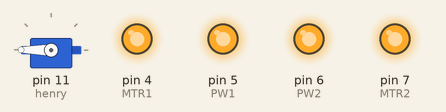
This sketch was run on a simulated Arduino Uno, built with avr-gcc and run on an emulated ATmega328P. On the bench: servo, output pins drawn as LEDs (lit = HIGH).

Above: at 0.05 s.
At 1.95 s:
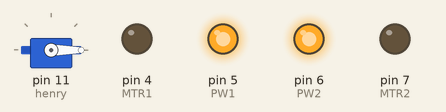
At 2.95 s:
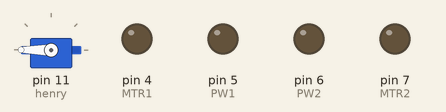
At 3.95 s:
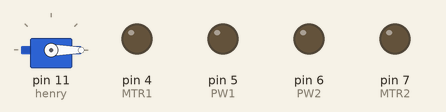
At 5.95 s:
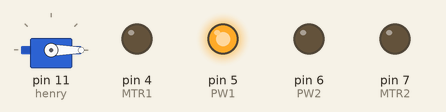
At 7.95 s:
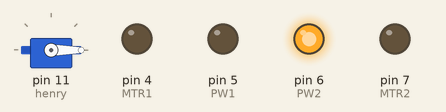
Timing chart, 0 to 10.4 s (numbered marks = the images above):
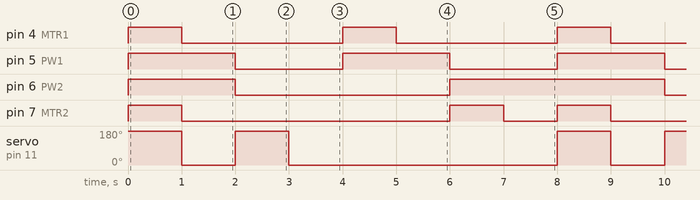

Measured:
- by itself, pin 4 (MTR1): alternates HIGH for 1.0 s and LOW for 3.0 s
- by itself, pin 5 (PW1): alternates HIGH for 2.0 s and LOW for 2.0 s
- by itself, pin 6 (PW2): repeats every 8.0 s: LOW 4.0 s, HIGH 4.0 s
- by itself, pin 7 (MTR2): repeats every 8.0 s: LOW 5.0 s, HIGH 1.0 s, LOW 1.0 s, HIGH 1.0 s
- by itself, servo on pin 11 (henry): repeats every 8.0 s: 180° 1.0 s, 0° 5.0 s, 180° 1.0 s, 0° 1.0 s

The sketch:

motorShield.ino
```cpp
#include <Servo.h>
Servo henry;
int MTR1 = 4;
int MTR2 = 7;
int PW1 = 5;
int PW2 = 6;

void setup() {
  pinMode(MTR1, OUTPUT);
  pinMode(MTR2, OUTPUT);
  pinMode(PW1, OUTPUT);
  pinMode(PW2, OUTPUT);
  henry.attach(11);
}

void loop(){
  digitalWrite(MTR1, HIGH);
  analogWrite(PW1, 255);
  digitalWrite(MTR2, HIGH);
  analogWrite(PW2, 255);
  henry.write(180);
  delay(1000);
    digitalWrite(MTR1, LOW);
  analogWrite(PW1, 255);
  digitalWrite(MTR2, LOW);
  analogWrite(PW2, 255);
  henry.write(0);
  delay(1000);
    digitalWrite(MTR1, LOW);
  analogWrite(PW1, 0);
  digitalWrite(MTR2, LOW);
  analogWrite(PW2, 0);
  henry.write(180);
  delay(1000);
  henry.write(0);
  delay(1000);
    digitalWrite(MTR1, HIGH);
  analogWrite(PW1, 255);
  delay(1000);
   digitalWrite(MTR1, LOW);
  analogWrite(PW1, 255);
  delay(1000);
     digitalWrite(MTR1, LOW);
  analogWrite(PW1, 0);
    digitalWrite(MTR2, HIGH);
  analogWrite(PW2, 255);
  delay(1000);
    digitalWrite(MTR2, LOW);
  analogWrite(PW2, 255);
  delay(1000);
     digitalWrite(MTR2, LOW);
  analogWrite(PW2, 0);
}
```
